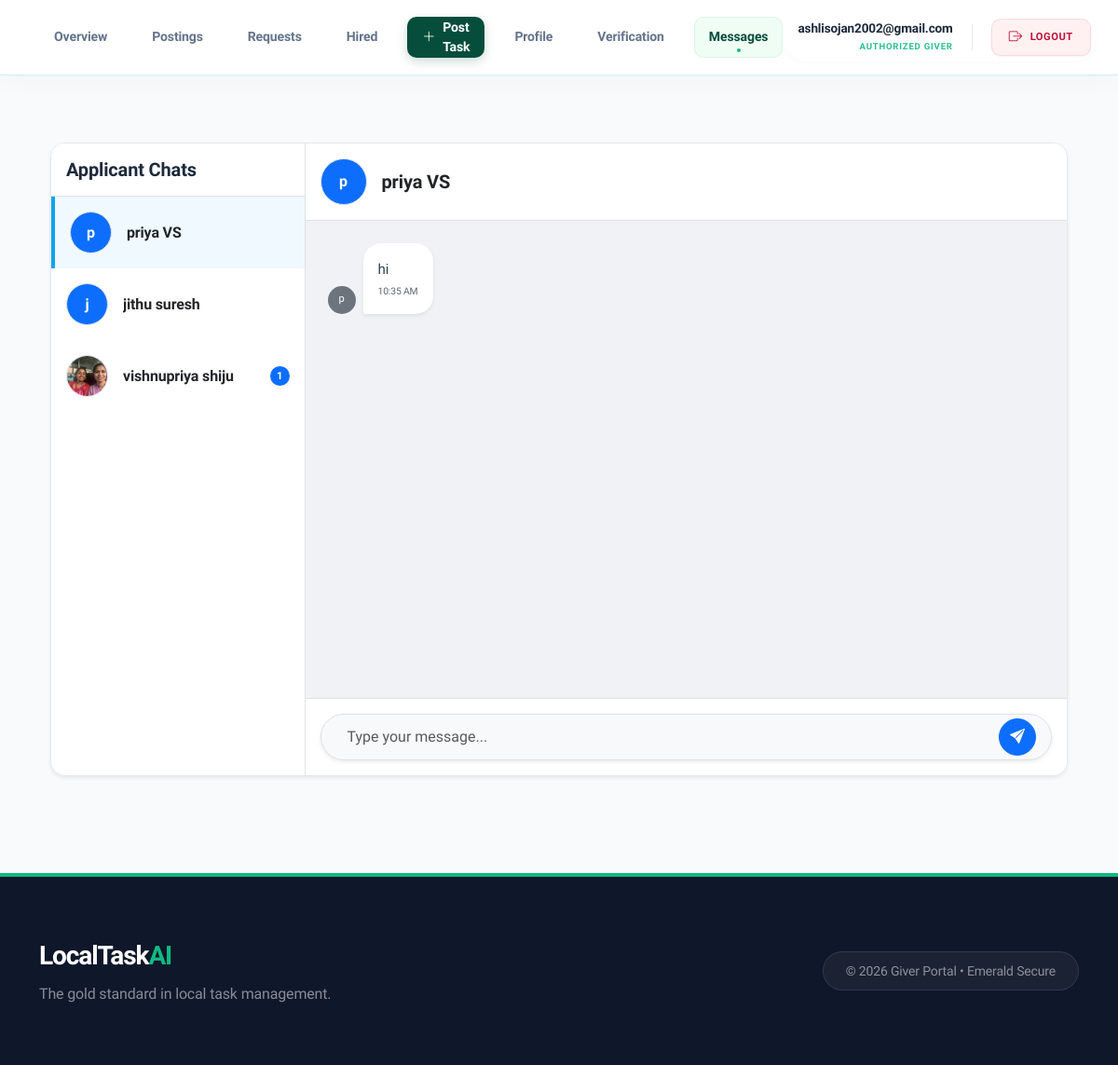
/giver-messages/22/ (signed in), run on the app's committed database.
### accounts/models.py (models this page shows, shortened)
class User(AbstractUser):
    name = models.CharField(max_length=100)
    email = models.EmailField(unique=True)
    phone = models.CharField(max_length=15)
    ROLE_CHOICES = (
        ('giver', 'Giver'),
        ('doer', 'Doer'),
        ('admin', 'Admin'),
    )
    role = models.CharField(max_length=10, choices=ROLE_CHOICES)
    adhar_photo = models.ImageField(upload_to='adhar_photos/', null=True, blank=True)
    photo = models.ImageField(upload_to='profile_photos/', null=True, blank=True)
    certificate_file = models.FileField(upload_to='certificates/', null=True, blank=True)
    verification_attempts = models.IntegerField(default=0)
    approval_status = models.CharField(max_length=20, default='pending')
    status = models.CharField(max_length=20, default='Active')
    verification_live_photo = models.ImageField(
    upload_to='verification/live_photos/',
    null=True,
    blank=True
)
    USERNAME_FIELD = 'email'
    REQUIRED_FIELDS = ['username', 'name']

### doer/models.py (models this page shows, shortened)
class TaskRequest(models.Model):
    STATUS_CHOICES = [
        ('Pending', 'Pending'),
        ('Accepted', 'Accepted'),
        ('Rejected', 'Rejected'),
        ('Cancelled', 'Cancelled'),
    ]
    task = models.ForeignKey(Task, on_delete=models.CASCADE, related_name='task_requests')
    doer = models.ForeignKey(settings.AUTH_USER_MODEL, on_delete=models.CASCADE, related_name='my_requests')
    status = models.CharField(max_length=20, choices=STATUS_CHOICES, default='Pending')
    message = models.TextField(blank=True, null=True)
    created_at = models.DateTimeField(auto_now_add=True)
    updated_at = models.DateTimeField(auto_now=True)
    class Meta:
        unique_together = ('task', 'doer')

class Message(models.Model):
    sender = models.ForeignKey(settings.AUTH_USER_MODEL, on_delete=models.CASCADE, related_name='sent_messages')
    receiver = models.ForeignKey(settings.AUTH_USER_MODEL, on_delete=models.CASCADE, related_name='received_messages')
    encrypted_content = models.TextField()
    timestamp = models.DateTimeField(auto_now_add=True)
    is_seen = models.BooleanField(default=False)

### giver/views.py (the view)
# urls.py: path('giver-messages/', views.giver_chat_inbox, name='giver_chat_inbox'),
@login_required
def giver_chat_inbox(request, doer_id=None):
    my_tasks_applications = TaskRequest.objects.filter(
        task__giver=request.user
    ).select_related('doer', 'task')
    if doer_id:
        Message.objects.filter(
            sender_id=doer_id,
            receiver=request.user,
            is_seen=False
        ).update(is_seen=True)
    unique_doers = []
    seen_doer_ids = set()
    for app in my_tasks_applications:
        if app.doer.id not in seen_doer_ids:
            app.is_accepted = my_tasks_applications.filter(doer=app.doer, status="accepted").exists()
            app.unread_count = Message.objects.filter(
                sender=app.doer,
                receiver=request.user,
                is_seen=False
            ).count()
            unique_doers.append(app)
            seen_doer_ids.add(app.doer.id)
    other_user = None
    chat_history = []
    room_id = ""
    active_app_accepted = False
    if doer_id:
        other_user = get_object_or_404(User, id=doer_id)
        user_ids = sorted([request.user.id, other_user.id])
        room_id = f"{user_ids[0]}_{user_ids[1]}"
        active_app_accepted = my_tasks_applications.filter(doer=other_user, status="accepted").exists()
        raw_messages = Message.objects.filter(
            (Q(sender=request.user) & Q(receiver=other_user)) |
            (Q(sender=other_user) & Q(receiver=request.user))
        ).order_by('timestamp')
        for msg in raw_messages:
            try:
                encrypted_data = msg.encrypted_content
                if isinstance(encrypted_data, str):
                    encrypted_data = encrypted_data.encode()
                content = decrypt_message(encrypted_data)
            except Exception:
                content = "[Encrypted Message]"
            chat_history.append({
                'sender_name': msg.sender.name,
                'content': content,
                'is_seen': msg.is_seen,
                'timestamp': msg.timestamp
            })
    return render(request, 'giver/giver_messages.html', {
        'applications': unique_doers,
        'other_user': other_user,
        'chat_history': chat_history,
        'room_id': room_id,
        'active_app_accepted': active_app_accepted
    })

### giver/templates/giver/giver_messages.html (shortened to what this page needs)
{% extends 'giver/base_giver.html' %}
{% block content %}
<div class="container-fluid py-4">
    <div class="row g-0 shadow-sm rounded-4 overflow-hidden bg-white" style="height: 85vh; border: 1px solid #e2e8f0; margin-bottom: 2rem;">
        <div class="col-md-4 col-lg-3 border-end bg-white overflow-auto">
            <div class="p-3 border-bottom bg-white sticky-top">
                <h5 class="fw-bold mb-0">Applicant Chats</h5>
            </div>
            <div class="list-group list-group-flush">
                {% for app in applications %}
                <a href="{% url 'giver_chat_inbox' app.doer.id %}"
                   class="list-group-item list-group-item-action p-3 border-0 {% if other_user.id == app.doer.id %}active-chat-item{% endif %}"
                   style="transition: 0.2s;">
                    <div class="d-flex align-items-center justify-content-between">
                        <div class="d-flex align-items-center overflow-hidden">
                            <div class="position-relative me-3">
                                {% if app.doer.photo %}
                                    <img src="{{ app.doer.photo.url }}" class="rounded-circle border" width="45" height="45" style="object-fit: cover;">
                                {% else %}
                                    <div class="rounded-circle bg-primary text-white d-flex align-items-center justify-content-center border" style="width: 45px; height: 45px; font-weight: bold;">
                                        {{ app.doer.name|slice:":1" }}
                                    </div>
                                {% endif %}
                            </div>
                            <div class="overflow-hidden">
                                <h6 class="mb-0 fw-bold text-dark text-truncate">
                                    {{ app.doer.name }}
                                </h6>
                            </div>
                        </div>
                        <span id="unread-badge-{{ app.doer.id }}"
                              class="badge rounded-pill bg-primary shadow-sm unread-count-badge {% if not app.unread_count %}d-none{% endif %}"
                              style="font-size: 0.7rem; padding: 0.4em 0.65em;">
                            {{ app.unread_count }}
                        </span>
                    </div>
                </a>
                {% empty %}
                <div class="p-4 text-center text-muted">
                    <p class="small">No messages yet.</p>
                </div>
                {% endfor %}
            </div>
        </div>
        <div class="col-md-8 col-lg-9 d-flex flex-column bg-light overflow-hidden" style="height: 100%;">
            {% if other_user %}
                <div class="card-header bg-white py-3 border-bottom shadow-sm flex-shrink-0">
                    <div class="d-flex align-items-center">
                        <div class="position-relative me-3 ps-3">
                            {% if other_user.photo %}
                                <img src="{{ other_user.photo.url }}" class="rounded-circle border" width="50" height="50" style="object-fit: cover;">
                            {% else %}
                                <div class="rounded-circle bg-primary text-white d-flex align-items-center justify-content-center border" style="width: 50px; height: 50px; font-weight: bold;">
                                    {{ other_user.name|slice:":1" }}
                                </div>
                            {% endif %}
                        </div>
                        <div>
                            <h5 class="fw-bold mb-0 text-dark">
                                {{ other_user.name }}
                            </h5>
                        </div>
                    </div>
                </div>
                <div id="chat-log" class="flex-grow-1 p-4 overflow-auto" style="background: #f0f2f5; display: flex; flex-direction: column;">
                    {% for msg in chat_history %}
                        <div class="d-flex {% if msg.sender_name == request.user.name %}justify-content-end{% else %}justify-content-start{% endif %} mb-3">
                            {% if msg.sender_name != request.user.name %}
                                <div class="me-2 mt-auto">
                                    {% if other_user.photo %}
                                        <img src="{{ other_user.photo.url }}" class="rounded-circle border" width="30" height="30" style="object-fit: cover;">
                                    {% else %}
                                        <div class="rounded-circle bg-secondary text-white d-flex align-items-center justify-content-center" style="width: 30px; height: 30px; font-size: 0.7rem;">
                                            {{ other_user.name|slice:":1" }}
                                        </div>
                                    {% endif %}
                                </div>
                            {% endif %}
                            <div class="p-3 shadow-sm bubble"
                                 style="max-width: 70%; border-radius: 1.2rem; {% if msg.sender_name == request.user.name %}background: #0ea5e9; color: white; border-bottom-right-radius: 0.2rem;{% else %}background: white; color: #334155; border-bottom-left-radius: 0.2rem;{% endif %}">
                                <span style="font-size: 0.95rem;">{{ msg.content }}</span>
                                <div class="text-end mt-1" style="font-size: 0.65rem; opacity: 0.8;">
                                    {{ msg.timestamp|date:"h:i A" }}
                                </div>
                            </div>
                        </div>
                    {% endfor %}
                </div>
                <div class="card-footer bg-white border-top p-3 flex-shrink-0">
                    <div class="input-group bg-light rounded-pill px-3 py-1 border shadow-sm">
                        <input id="chat-message-input" type="text" class="form-control border-0 bg-transparent py-2 shadow-none" placeholder="Type your message...">
                        <button id="chat-message-submit" class="btn btn-primary rounded-circle ms-2" style="width: 40px; height: 40px; display: flex; align-items: center; justify-content: center;">
                            <i class="bi bi-send-fill"></i>
                        </button>
                    </div>
                </div>
            {% endif %}
        </div>
    </div>
</div>
{% endblock %}

### giver/templates/giver/base_giver.html (shortened to what this page needs)
<!DOCTYPE html>
<html lang="en">
<head>
    <link href="https://cdn.jsdelivr.net/npm/bootstrap@5.3.0/dist/css/bootstrap.min.css" rel="stylesheet">
    <link rel="stylesheet" href="https://cdn.jsdelivr.net/npm/bootstrap-icons@1.11.0/font/bootstrap-icons.css">
</head>
<body>
    <nav class="giver-nav sticky-top">
        <div class="container nav-container">
            <ul class="nav-links-list">
                <li><a href="{% url 'giver_home' %}" class="{% if request.resolver_match.url_name == 'giver_home' %}active-link{% endif %}">Overview</a></li>
                <li><a href="{% url 'my_tasks' %}" class="{% if request.resolver_match.url_name == 'my_tasks' %}active-link{% endif %}">Postings</a></li>
                <li><a href="{% url 'manage_requests' %}" class="{% if request.resolver_match.url_name == 'manage_requests' %}active-link{% endif %}">Requests</a></li>
                <li><a href="{% url 'giver_hired_tasks' %}" class="{% if request.resolver_match.url_name == 'giver_hired_tasks' %}active-link{% endif %}">Hired</a></li>
                <li><a href="{% url 'post_task' %}" class="nav-post-task {% if request.resolver_match.url_name == 'post_task' %}active-link{% endif %}"><i class="bi bi-plus-lg me-2"></i>Post Task</a></li>
                <li><a href="{% url 'giver_profile_view' %}" class="{% if request.resolver_match.url_name == 'giver_profile_view' %}active-link{% endif %}">Profile</a></li>
                <li><a href="{% url 'giver_verification' %}" class="{% if request.resolver_match.url_name == 'giver_verification' %}active-link{% endif %}">Verification</a></li>
                <li><a href="{% url 'giver_chat_inbox' %}" class="{% if request.resolver_match.url_name == 'giver_chat_inbox' %}active-link{% endif %}">Messages</a></li>
            </ul>
            <div class="user-status-box" style="display: flex; align-items: center; gap: 15px;">
    <div class="d-none d-md-block text-end" style="line-height: 1;">
        <div style="font-family: 'Plus Jakarta Sans', sans-serif; font-weight: 800; color: #1e293b; font-size: 0.85rem; margin-bottom: 2px;">
            {{ user.username }}
        </div>
        <span style="font-size: 0.6rem; font-weight: 700; color: #10b981; text-transform: uppercase; letter-spacing: 0.08em; opacity: 0.9;">
            Authorized Giver
        </span>
    </div>
    <a href="{% url 'logout_user' %}"
       title="Logout"
       style="display: inline-flex;
              align-items: center;
              justify-content: center;
              gap: 8px;
              background-color: #fff1f2;
              color: #be123c;
              border: 1px solid rgba(190, 18, 60, 0.1);
              padding: 8px 18px;
              border-radius: 10px;
              font-weight: 800;
              font-size: 0.7rem;
              letter-spacing: 0.5px;
              text-decoration: none;
              text-transform: uppercase;
              transition: all 0.2s cubic-bezier(0.4, 0, 0.2, 1);
              box-shadow: 0 1px 2px rgba(0,0,0,0.05);"
       onmouseover="this.style.backgroundColor='#be123c'; this.style.color='#ffffff'; this.style.boxShadow='0 4px 12px rgba(190, 18, 60, 0.15)';"
       onmouseout="this.style.backgroundColor='#fff1f2'; this.style.color='#be123c'; this.style.boxShadow='0 1px 2px rgba(0,0,0,0.05)';"
    >
        <i class="bi bi-box-arrow-right" style="font-size: 0.9rem;"></i>
        LOGOUT
    </a>
</div>
    </nav>
    <main class="main-wrapper">
        <div class="container">
            {% block content %}{% endblock %}
        </div>
    </main>
    <footer>
        <div class="container">
            <div class="row align-items-center">
                <div class="col-md-6 text-center text-md-start">
                    <a href="#" class="footer-brand">LocalTask<span>AI</span></a>
                    <p class="text-white-50 mt-2 mb-0">The gold standard in local task management.</p>
                </div>
                <div class="col-md-6 text-center text-md-end mt-4 mt-md-0">
                    <div class="py-2 px-4 d-inline-block rounded-pill" style="background: rgba(255,255,255,0.05); border: 1px solid rgba(255,255,255,0.1);">
                        <span class="small text-white-50">&copy; 2026 Giver Portal • <span class="text-emerald-accent">Emerald Secure</span></span>
                    </div>
                </div>
            </div>
        </div>
    </footer>
</body>
</html>

### data on the page
User: username "ashlisojan2002@gmail.com"
TaskRequest: doer.name "p", doer.name "priya VS"
TaskRequest: doer.name "j", doer.name "jithu suresh"
TaskRequest: doer.photo (picture), doer.name "vishnupriya shiju", unread_count "1"
User: name "p", name "priya VS", name "p"
Message: timestamp "10:35 AM"

### other printed values
{{ msg.content }} "hi"
